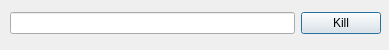
<?xml version="1.0" encoding="UTF-8"?>
<ui version="4.0">
 <class>Dialog_Kill</class>
 <widget class="QDialog" name="Dialog_Kill">
  <property name="geometry">
   <rect>
    <x>0</x>
    <y>0</y>
    <width>389</width>
    <height>50</height>
   </rect>
  </property>
  <property name="sizePolicy">
   <sizepolicy hsizetype="Preferred" vsizetype="Preferred">
    <horstretch>0</horstretch>
    <verstretch>0</verstretch>
   </sizepolicy>
  </property>
  <property name="windowTitle">
   <string>Dialog</string>
  </property>
  <widget class="QWidget" name="layoutWidget">
   <property name="geometry">
    <rect>
     <x>10</x>
     <y>10</y>
     <width>371</width>
     <height>27</height>
    </rect>
   </property>
   <layout class="QHBoxLayout" name="horizontalLayout">
    <item>
     <widget class="QLineEdit" name="lineEdit"/>
    </item>
    <item>
     <widget class="QPushButton" name="btn_kill">
      <property name="text">
       <string>Kill</string>
      </property>
     </widget>
    </item>
   </layout>
  </widget>
 </widget>
 <resources/>
 <connections/>
</ui>
